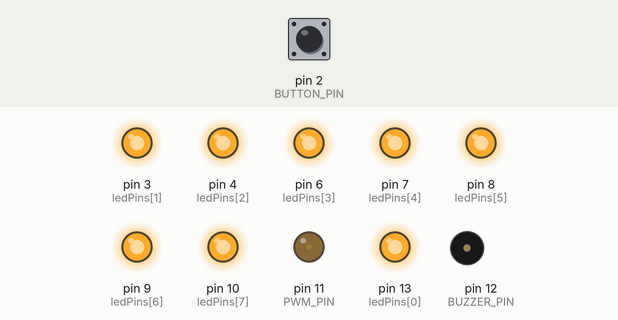
Recording of a sketch running on a simulated Arduino Uno, built with avr-gcc and run on an emulated ATmega328P. Parts: output pins drawn as LEDs (lit = HIGH), buzzer (waves = sounding, pin HIGH). Dashed ring = blinking. The inputs (shaded band) are chosen by the test bench; at power-on: pin 2 (BUTTON_PIN) HIGH. Random numbers use the default seed unless the sketch sets one.

Above: at 1.2 s.
1.3 s: pin 2 (BUTTON_PIN) pulled LOW for 3.2 s
At 3.92 s:
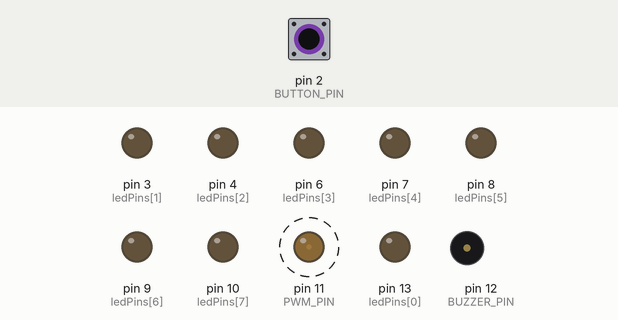
6.0 s: pin 2 (BUTTON_PIN) pulled LOW for 0.15 s
At 7.0 s:
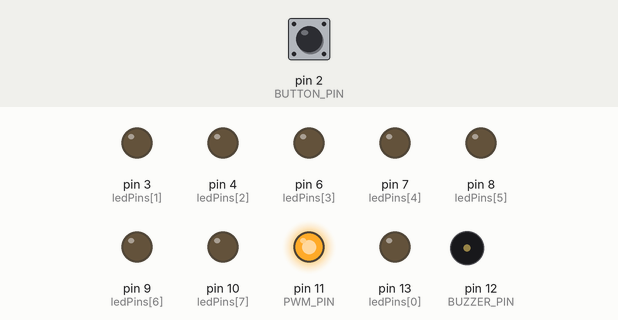
9.0 s: pin 2 (BUTTON_PIN) pulled LOW for 1 s
At 10.25 s:
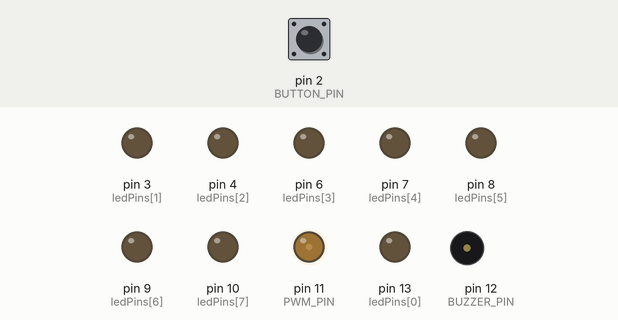
13.0 s: pin 2 (BUTTON_PIN) pulled LOW for 3.2 s
At 15.63 s:
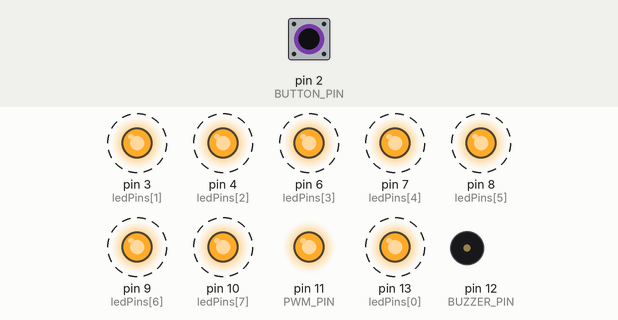
19.2 s: pin 2 (BUTTON_PIN) pulsed LOW 2 times (0.12 s each, 0.3 s apart)
At 19.7 s:
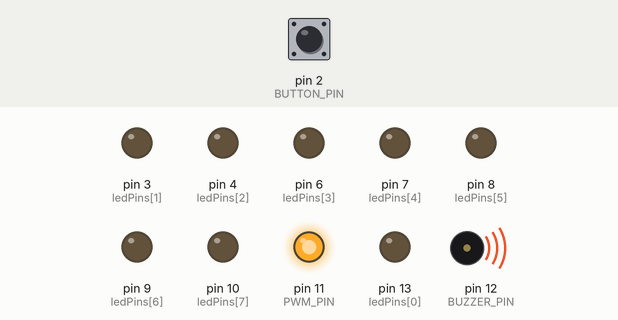
22.2 s: pin 2 (BUTTON_PIN) pulsed LOW 5 times (0.12 s each, 0.3 s apart)
Timing chart, 0 to 35.2 s (numbered marks = the images above; inputs shaded):
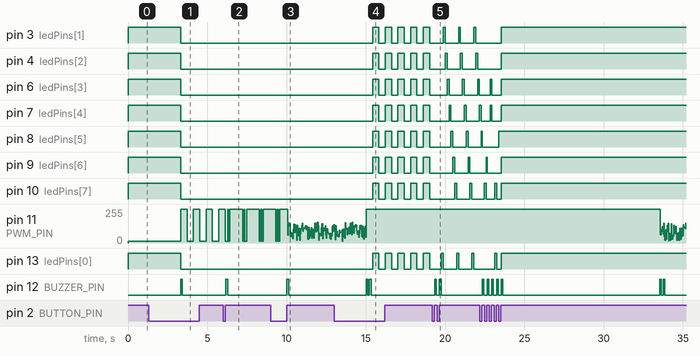

Measured:
- after the input at 1.3 s, pin 3 (ledPins[1]), pin 4 (ledPins[2]): HIGH → LOW after 2.0 s
- after the input at 6.0 s, pin 12 (BUZZER_PIN): LOW → HIGH after 0.18 s, → LOW 0.10 s later
- after the input at 9.0 s, pin 12 (BUZZER_PIN): LOW → HIGH after 1.0 s, → LOW 0.10 s later
- after the input at 13.0 s, pin 3 (ledPins[1]), pin 4 (ledPins[2]): alternates HIGH for 0.40 s and LOW for 0.40 s, starting after 2.4 s
- after the input at 19.2 s, pin 12 (BUZZER_PIN): alternates HIGH for 0.10 s and LOW for 0.20 s, 4 changes in all, then stays LOW, starting after 0.15 s

The sketch:

mini_nuclear_reactor_Decorative.ino
```cpp
// (licence header left out)
#define PWM_PIN 11
#define BUTTON_PIN 2
#define BUZZER_PIN 12

const byte ledPins[8] = {
  13, 3, 4, 6, 7, 8, 9, 10
};

#define PWM_INVERTED true

const unsigned long SELECT_TIME = 2000UL;
const unsigned long POWER_TIME = 4000UL;
const unsigned long MENU_TIMEOUT = 10000UL;
const unsigned long DEBOUNCE_TIME = 30UL;

bool systemOn = true;

bool rawButton = HIGH;
bool stableButton = HIGH;

unsigned long buttonChangedTime = 0;
unsigned long pressStartTime = 0;

bool selectActionDone = false;
bool powerActionDone = false;

enum MenuMode {
  NORMAL,
  PWM_SELECT,
  DIGITAL_SELECT
};

MenuMode menuMode = NORMAL;

unsigned long menuTimer = 0;

const byte PWM_EFFECT_COUNT = 7;
const byte DIGITAL_EFFECT_COUNT = 7;

byte pwmEffect = 0;
byte digitalEffect = 0;

bool pwmPreview = false;
bool digitalPreview = false;

unsigned long pwmTimer = 0;
byte pwmStep = 0;

int fadeValue = 0;
int fadeDirection = 5;

bool pwmToggle = false;

unsigned long digitalTimer = 0;
byte digitalStep = 0;

bool digitalToggle = false;

enum BuzzerMode {
  BUZZER_OFF,
  BUZZER_SINGLE,
  BUZZER_DOUBLE,
  BUZZER_LONG
};

BuzzerMode buzzerMode = BUZZER_OFF;
unsigned long buzzerTimer = 0;


void setup() {

  pinMode(PWM_PIN, OUTPUT);
  pinMode(BUTTON_PIN, INPUT_PULLUP);
  pinMode(BUZZER_PIN, OUTPUT);

  for (byte i = 0; i < 8; i++) {
    pinMode(ledPins[i], OUTPUT);
    digitalWrite(ledPins[i], LOW);
  }

  writePWM(0);

  digitalWrite(BUZZER_PIN, LOW);

  randomSeed(analogRead(A0));

  resetPWM();
  resetDigital();

  Serial.begin(9600);
}


void loop() {

  handleButton();

  updateBuzzer();

  if (!systemOn) {
    allLEDsOff();
    return;
  }

  if (menuMode == PWM_SELECT) {

    if (!pwmPreview) {
      showPWMSelection();
    }
    else {
      runPWMEffect();
    }

    return;
  }

  if (menuMode == DIGITAL_SELECT) {

    if (!digitalPreview) {
      showDigitalSelection();
    }
    else {
      runDigitalEffect();
    }

    return;
  }

  runPWMEffect();
  runDigitalEffect();
}


void handleButton() {

  bool reading = digitalRead(BUTTON_PIN);
  unsigned long now = millis();

  if (reading != rawButton) {
    rawButton = reading;
    buttonChangedTime = now;
  }

  if ((now - buttonChangedTime) >= DEBOUNCE_TIME) {

    if (stableButton != rawButton) {

      stableButton = rawButton;

      if (stableButton == LOW) {

        pressStartTime = now;

        selectActionDone = false;
        powerActionDone = false;
      }

      else {

        unsigned long pressTime = now - pressStartTime;

        if (systemOn &&
            !selectActionDone &&
            !powerActionDone &&
            pressTime < SELECT_TIME) {

          shortPress();
        }
      }
    }
  }

  if (stableButton == LOW) {

    unsigned long pressTime = now - pressStartTime;

    if (pressTime >= POWER_TIME &&
        !powerActionDone) {

      powerActionDone = true;

      togglePower();

      return;
    }

    if (!systemOn) {
      return;
    }

    if (pressTime >= SELECT_TIME &&
        !selectActionDone) {

      selectActionDone = true;

      longPressMenu();
    }
  }

  if (menuMode != NORMAL) {

    if (now - menuTimer >= MENU_TIMEOUT) {

      menuMode = NORMAL;

      pwmPreview = false;
      digitalPreview = false;

      resetPWM();
      resetDigital();

      beepDouble();
    }
  }
}


void shortPress() {

  menuTimer = millis();

  if (menuMode == PWM_SELECT) {

    pwmEffect++;

    if (pwmEffect >= PWM_EFFECT_COUNT) {
      pwmEffect = 0;
    }

    pwmPreview = true;

    resetPWM();

    beepShort();

    return;
  }

  if (menuMode == DIGITAL_SELECT) {

    digitalEffect++;

    if (digitalEffect >= DIGITAL_EFFECT_COUNT) {
      digitalEffect = 0;
    }

    digitalPreview = true;

    resetDigital();

    beepShort();

    return;
  }
}


void longPressMenu() {

  menuTimer = millis();

  if (menuMode == NORMAL) {

    menuMode = PWM_SELECT;

    pwmPreview = false;
    digitalPreview = false;

    resetPWM();
    resetDigital();

    beepShort();

    return;
  }

  if (menuMode == PWM_SELECT) {

    menuMode = DIGITAL_SELECT;

    pwmPreview = false;
    digitalPreview = false;

    resetPWM();
    resetDigital();

    beepDouble();

    return;
  }

  if (menuMode == DIGITAL_SELECT) {

    menuMode = PWM_SELECT;

    pwmPreview = false;
    digitalPreview = false;

    resetPWM();
    resetDigital();

    beepShort();

    return;
  }
}


void togglePower() {

  systemOn = !systemOn;

  menuMode = NORMAL;

  pwmPreview = false;
  digitalPreview = false;

  if (!systemOn) {

    allLEDsOff();

    resetPWM();
    resetDigital();

    digitalWrite(BUZZER_PIN, HIGH);
    delay(1000);
    digitalWrite(BUZZER_PIN, LOW);

  }
  else {

    resetPWM();
    resetDigital();

    digitalWrite(BUZZER_PIN, HIGH);
    delay(1000);
    digitalWrite(BUZZER_PIN, LOW);
  }
}


void writePWM(int value) {

  value = constrain(value, 0, 255);

#if PWM_INVERTED

  analogWrite(PWM_PIN, 255 - value);

#else

  analogWrite(PWM_PIN, value);

#endif
}


void runPWMEffect() {

  unsigned long now = millis();

  switch (pwmEffect) {

    case 0:

      writePWM(240);

      break;

    case 1:

      if (pwmStep == 0) {

        writePWM(240);

        if (now - pwmTimer >= 100) {
          pwmStep = 1;
          pwmTimer = now;
        }
      }

      else if (pwmStep == 1) {

        writePWM(0);

        if (now - pwmTimer >= 50) {
          pwmStep = 2;
          pwmTimer = now;
        }
      }

      else if (pwmStep == 2) {

        writePWM(240);

        if (now - pwmTimer >= 100) {
          pwmStep = 3;
          pwmTimer = now;
        }
      }

      else {

        writePWM(0);

        if (now - pwmTimer >= 800) {
          pwmStep = 0;
          pwmTimer = now;
        }
      }

      break;

    case 2:

      if (now - pwmTimer >= 40) {

        pwmTimer = now;

        writePWM(random(100, 241));
      }

      break;

    case 3:

      if (pwmStep == 0) {

        writePWM(0);

        if (now - pwmTimer >= 3000) {
          pwmStep = 1;
          pwmTimer = now;
        }
      }

      else if (pwmStep == 1) {

        writePWM(240);

        if (now - pwmTimer >= 60) {
          pwmStep = 2;
          pwmTimer = now;
        }
      }

      else {

        writePWM(random(50, 200));

        if (now - pwmTimer >= 200) {

          writePWM(0);

          pwmStep = 0;
          pwmTimer = now;
        }
      }

      break;

    case 4:

      if (now - pwmTimer >= 20) {

        pwmTimer = now;

        fadeValue += fadeDirection;

        if (fadeValue >= 240) {
          fadeValue = 240;
          fadeDirection = -5;
        }

        if (fadeValue <= 0) {
          fadeValue = 0;
          fadeDirection = 5;
        }

        writePWM(fadeValue);
      }

      break;

    case 5:

      if (now - pwmTimer >= 500) {

        pwmTimer = now;

        pwmToggle = !pwmToggle;

        writePWM(
          pwmToggle ? 240 : 0
        );
      }

      break;

    case 6:

      if (now - pwmTimer >= 150) {

        pwmTimer = now;

        pwmStep++;

        if (pwmStep >= 3) {
          pwmStep = 0;
        }

        if (pwmStep == 0) {
          writePWM(240);
        }
        else if (pwmStep == 1) {
          writePWM(50);
        }
        else {
          writePWM(0);
        }
      }

      break;
  }
}


void runDigitalEffect() {

  unsigned long now = millis();

  switch (digitalEffect) {

    case 0:

      setAllDigital(HIGH);

      break;

    case 1:

      if (now - digitalTimer >= 500) {

        digitalTimer = now;

        digitalToggle = !digitalToggle;

        setAllDigital(
          digitalToggle ? HIGH : LOW
        );
      }

      break;

    case 2:

      if (now - digitalTimer >= 120) {

        digitalTimer = now;

        setAllDigital(LOW);

        digitalWrite(
          ledPins[digitalStep],
          HIGH
        );

        digitalStep++;

        if (digitalStep >= 8) {
          digitalStep = 0;
        }
      }

      break;

    case 3:

      if (now - digitalTimer >= 120) {

        digitalTimer = now;

        setAllDigital(LOW);

        digitalWrite(
          ledPins[7 - digitalStep],
          HIGH
        );

        digitalStep++;

        if (digitalStep >= 8) {
          digitalStep = 0;
        }
      }

      break;

    case 4:

      if (now - digitalTimer >= 200) {

        digitalTimer = now;

        setAllDigital(LOW);

        if (digitalStep == 0) {

          digitalWrite(ledPins[3], HIGH);
          digitalWrite(ledPins[4], HIGH);
        }

        else if (digitalStep == 1) {

          digitalWrite(ledPins[2], HIGH);
          digitalWrite(ledPins[5], HIGH);
        }

        else if (digitalStep == 2) {

          digitalWrite(ledPins[1], HIGH);
          digitalWrite(ledPins[6], HIGH);
        }

        else {

          digitalWrite(ledPins[0], HIGH);
          digitalWrite(ledPins[7], HIGH);
        }

        digitalStep++;

        if (digitalStep >= 4) {
          digitalStep = 0;
        }
      }

      break;

    case 5:

      if (now - digitalTimer >= 200) {

        digitalTimer = now;

        setAllDigital(LOW);

        digitalWrite(
          ledPins[digitalStep],
          HIGH
        );

        digitalWrite(
          ledPins[7 - digitalStep],
          HIGH
        );

        digitalStep++;

        if (digitalStep >= 4) {
          digitalStep = 0;
        }
      }

      break;

    case 6:

      if (now - digitalTimer >= 150) {

        digitalTimer = now;

        setAllDigital(LOW);

        byte r = random(0, 8);

        digitalWrite(
          ledPins[r],
          HIGH
        );
      }

      break;
  }
}


void showPWMSelection() {

  unsigned long now = millis();

  setAllDigital(LOW);

  if (now - pwmTimer >= 400) {

    pwmTimer = now;

    pwmToggle = !pwmToggle;

    writePWM(
      pwmToggle ? 240 : 0
    );
  }
}


void showDigitalSelection() {

  unsigned long now = millis();

  writePWM(0);

  if (now - digitalTimer >= 400) {

    digitalTimer = now;

    digitalToggle = !digitalToggle;

    setAllDigital(
      digitalToggle ? HIGH : LOW
    );
  }
}


void resetPWM() {

  pwmTimer = millis();

  pwmStep = 0;

  fadeValue = 0;

  fadeDirection = 5;

  pwmToggle = false;

  writePWM(0);
}


void resetDigital() {

  digitalTimer = millis();

  digitalStep = 0;

  digitalToggle = false;

  setAllDigital(LOW);
}


void allLEDsOff() {

  writePWM(0);

  setAllDigital(LOW);
}


void setAllDigital(byte state) {

  for (byte i = 0; i < 8; i++) {

    digitalWrite(
      ledPins[i],
      state
    );
  }
}


void beepShort() {

  buzzerMode = BUZZER_SINGLE;

  buzzerTimer = millis();

  digitalWrite(
    BUZZER_PIN,
    HIGH
  );
}


void beepDouble() {

  buzzerMode = BUZZER_DOUBLE;

  buzzerTimer = millis();

  digitalWrite(
    BUZZER_PIN,
    HIGH
  );
}


void beepLong() {

  buzzerMode = BUZZER_LONG;

  buzzerTimer = millis();

  digitalWrite(
    BUZZER_PIN,
    HIGH
  );
}


void updateBuzzer() {

  unsigned long now = millis();

  if (buzzerMode == BUZZER_SINGLE) {

    if (now - buzzerTimer >= 100) {

      digitalWrite(
        BUZZER_PIN,
        LOW
      );

      buzzerMode = BUZZER_OFF;
    }

    return;
  }


  if (buzzerMode == BUZZER_DOUBLE) {

    unsigned long t =
      now - buzzerTimer;

    if (t < 100) {

      digitalWrite(
        BUZZER_PIN,
        HIGH
      );
    }

    else if (t < 200) {

      digitalWrite(
        BUZZER_PIN,
        LOW
      );
    }

    else if (t < 300) {

      digitalWrite(
        BUZZER_PIN,
        HIGH
      );
    }

    else {

      digitalWrite(
        BUZZER_PIN,
        LOW
      );

      buzzerMode = BUZZER_OFF;
    }

    return;
  }


  if (buzzerMode == BUZZER_LONG) {

    if (now - buzzerTimer >= 1000) {

      digitalWrite(
        BUZZER_PIN,
        LOW
      );

      buzzerMode = BUZZER_OFF;
    }

    return;
  }
}
```
